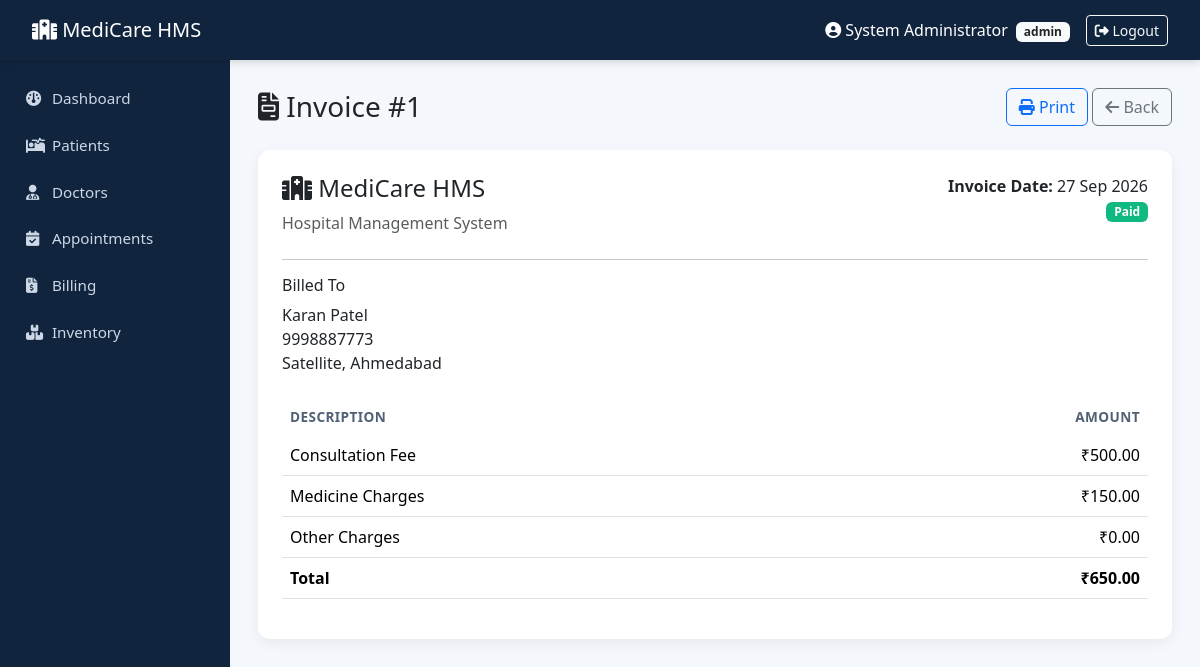
The page /view.php?id=1 (signed in) on the database its author committed.
### tables this page shows
CREATE TABLE billing (
    bill_id INT AUTO_INCREMENT PRIMARY KEY,
    patient_id INT NOT NULL,
    appointment_id INT,
    consultation_fee DECIMAL(10,2) DEFAULT 0.00,
    medicine_charges DECIMAL(10,2) DEFAULT 0.00,
    other_charges DECIMAL(10,2) DEFAULT 0.00,
    total_amount DECIMAL(10,2) NOT NULL,
    payment_status ENUM('Paid','Unpaid','Partial') DEFAULT 'Unpaid',
    billing_date TIMESTAMP DEFAULT CURRENT_TIMESTAMP,
    FOREIGN KEY (patient_id) REFERENCES patients(patient_id) ON DELETE CASCADE,
    FOREIGN KEY (appointment_id) REFERENCES appointments(appointment_id) ON DELETE SET NULL
);

CREATE TABLE patients (
    patient_id INT AUTO_INCREMENT PRIMARY KEY,
    full_name VARCHAR(100) NOT NULL,
    gender ENUM('Male','Female','Other') NOT NULL,
    dob DATE,
    phone VARCHAR(20),
    email VARCHAR(100),
    address VARCHAR(255),
    blood_group VARCHAR(5),
    registered_on TIMESTAMP DEFAULT CURRENT_TIMESTAMP
);

### functions.php (called while the page is built, shortened)
<?php
function clean($value) {
    return htmlspecialchars($value ?? '', ENT_QUOTES, 'UTF-8');
}

### view.php (the view, shortened to what this page needs)
<?php
require_once __DIR__ . '/../includes/functions.php';
require_once __DIR__ . '/../config/db.php';
$id = (int)($_GET['id'] ?? 0);
$stmt = $pdo->prepare("
    SELECT b.*, p.full_name, p.phone, p.address
    FROM billing b JOIN patients p ON b.patient_id = p.patient_id
    WHERE b.bill_id = ?
");
$stmt->execute([$id]);
$bill = $stmt->fetch();
include __DIR__ . '/../includes/header.php';
?>
<div class="d-flex justify-content-between align-items-center mb-4">
    <h3 class="mb-0"><i class="fa-solid fa-file-invoice"></i> Invoice #<?php echo (int)$bill['bill_id']; ?></h3>
    <div>
        <button onclick="window.print()" class="btn btn-outline-primary"><i class="fa-solid fa-print"></i> Print</button>
        <a href="list.php" class="btn btn-outline-secondary"><i class="fa-solid fa-arrow-left"></i> Back</a>
    </div>
</div>
<div class="card">
    <div class="card-body p-4">
        <div class="d-flex justify-content-between mb-4">
            <div>
                <h4><i class="fa-solid fa-hospital"></i> MediCare HMS</h4>
                <p class="text-muted mb-0">Hospital Management System</p>
            </div>
            <div class="text-end">
                <p class="mb-0"><strong>Invoice Date:</strong> <?php echo clean(date('d M Y', strtotime($bill['billing_date']))); ?></p>
                <span class="badge badge-status-<?php echo clean($bill['payment_status']); ?>"><?php echo clean($bill['payment_status']); ?></span>
            </div>
        </div>
        <hr>
        <div class="row mb-4">
            <div class="col-md-6">
                <h6>Billed To</h6>
                <p class="mb-0"><?php echo clean($bill['full_name']); ?></p>
                <p class="mb-0"><?php echo clean($bill['phone']); ?></p>
                <p class="mb-0"><?php echo clean($bill['address']); ?></p>
            </div>
        </div>
        <table class="table">
            <thead><tr><th>Description</th><th class="text-end">Amount</th></tr></thead>
            <tbody>
                <tr><td>Consultation Fee</td><td class="text-end">&#8377;<?php echo number_format($bill['consultation_fee'], 2); ?></td></tr>
                <tr><td>Medicine Charges</td><td class="text-end">&#8377;<?php echo number_format($bill['medicine_charges'], 2); ?></td></tr>
                <tr><td>Other Charges</td><td class="text-end">&#8377;<?php echo number_format($bill['other_charges'], 2); ?></td></tr>
            </tbody>
            <tfoot>
                <tr><th>Total</th><th class="text-end">&#8377;<?php echo number_format($bill['total_amount'], 2); ?></th></tr>
            </tfoot>
        </table>
    </div>
</div>
<?php include __DIR__ . '/../includes/footer.php'; ?>

### style.css (style rules this page uses)
:root { --primary: #0d6efd; --primary-dark: #0a4bb5; --accent: #14b8a6; --sidebar-bg: #10243e; --sidebar-hover: #163455; --bg-light: #f4f7fb; }
body { background: var(--bg-light); font-family: 'Segoe UI', system-ui, -apple-system, sans-serif; }
.card { border: none; border-radius: 12px; box-shadow: 0 4px 14px rgba(0,0,0,.06); }
.table thead { background: #eef3fb; }
.table thead th { border-bottom: none; font-size: .85rem; text-transform: uppercase; letter-spacing: .03em; color: #506176; }
.badge-status-Completed, .badge-status-Paid { background:#10b981; }

### rows shown on the page
billing: bill_id "1", billing_date "27 Sep 2026", payment_status "Paid", patient.full_name "Karan Patel", patient.phone "9998887773", patient.address "Satellite, Ahmedabad", consultation_fee "500.00", medicine_charges "150.00", other_charges "0.00", total_amount "650.00"

### other values the page prints
$_SESSION['full_name'] "System Administrator"
$_SESSION['role'] "admin"
